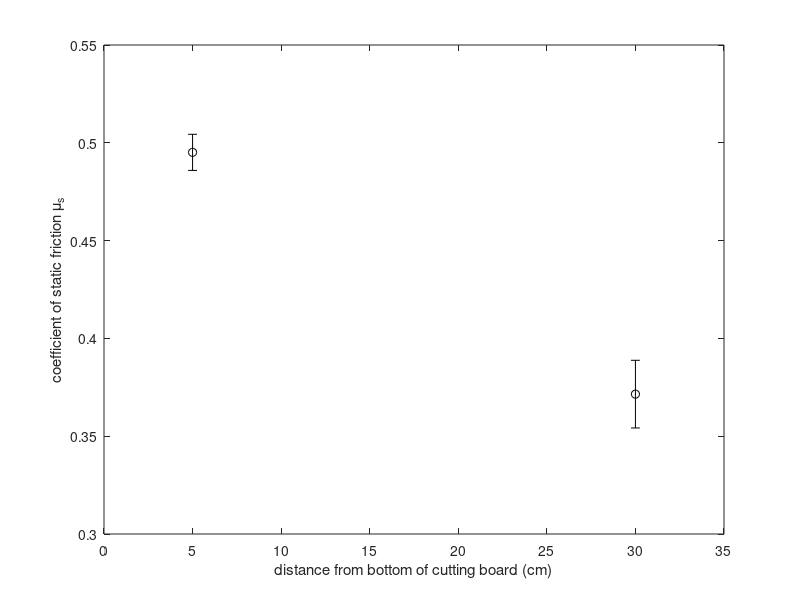
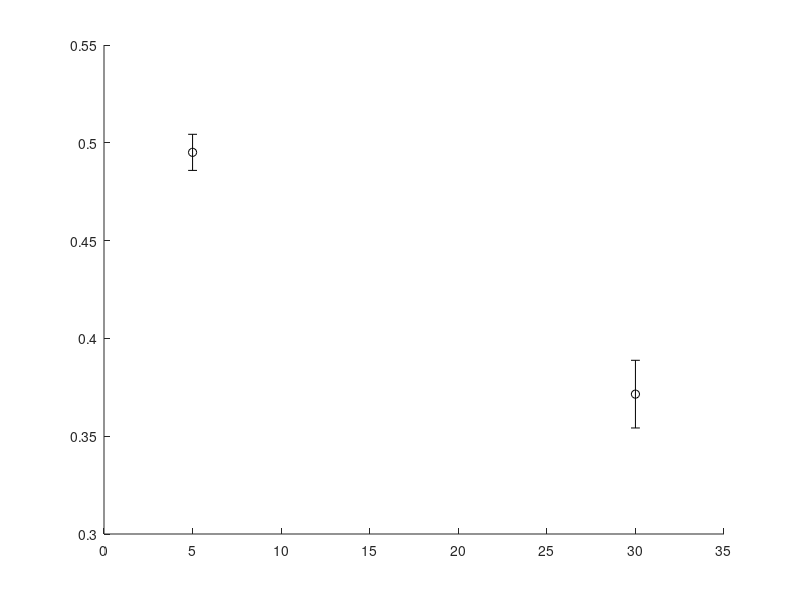

These figures' MATLAB source, in order: (Note: this script raises an error after producing the figures.)
%% initializing workspace
close all; % close all figure windows
clearvars; % clear variables from the workspace

%% import data (manual entry)
distances = [5, 30]; % distance from the bottom of the cutting board in cm  
mus = [0.49512, 0.37151];  % measured coefficient of friciton
muerrors = [0.00923, 0.0173]; % uncertainty in the coefficient of friciton

%% plot the data -- basic version
fig1 = figure('color','w'); % create a new figure window
errorbar(distances,mus,muerrors,'ko');  % Plot the data with errorbars
                                        % x-axis: distances
                                        % y-axis: mus
                                        % y error bars: muerrors
                                        % marker specification: 'ko' ('k'=black 'o'=circle)
                                        
xlabel('distance from bottom of cutting board (cm)'); %label x axis (with units)
ylabel('coefficient of static friction \mu_s'); % label y axis (backslash for Greek symbols)
xlim([0,35]); ylim([0.3,0.55]); % set limits of the axes

exportgraphics(fig1,'static-friciton-plot-basic.jpg','Resolution',600); % export figure 1 as "static-friciton-plot-basic.jpg" 
                                                                  % using a resolution of 600 dots per inch (high resolution)

%% plot the data -- improved version, considering "salience" & "simplicity"
fig2 = figure('color','w'); % create a new figure window
errorbar(distances,mus,muerrors,'ko','MarkerFaceColor','k','LineWidth',1,'MarkerSize',7); % plot the data
                    % x-axis: distances
                    % y-axis: mus
                    % y error bars: muerrors
                    % marker specification: 'ko' ('k'=black 'o'=circle)
                    % MarkerFaceColor = 'k' (black), for "salience" 
                    % Linewidth = 1 pt, thicker lines for "salience"
                    % MarkerSize = 7 pt, bigger data points for "salience"
                                       
ax = gca; % gca means get current axes, so ax is a handle to the axes object
ax.FontSize = 14; % sets the default font size for axis and tick labels - this is how to set tick font size
set(ax,'XTick',[0, 10, 20, 30]); % set the x-tick locations manually (reduce number of ticks for "simplicity")
set(ax,'YTick',[0.3, 0.4, 0.5]); % set the y-tick locations manually (reduce number of ticks for "simplicity")
                                       
xlabel('distance from bottom of cutting board (cm)','FontSize',18); %label x axis (with units), increasing FontSize for "salience"
ylabel('coefficient of static friction \mu_s','FontSize',18); % label y axis (backslash for Greek symbols), increasing FontSize for "salience" 
xlim([0,35]); ylim([0.3,0.55]); % set limits of the axes
exportgraphics(fig2,'static-friciton-plot-improved.jpg','Resolution',600); % export figure 2 as "static-friciton-plot-improved.jpg" 
                                                                           % using a resolution of 600 dots per inch (high resolution)